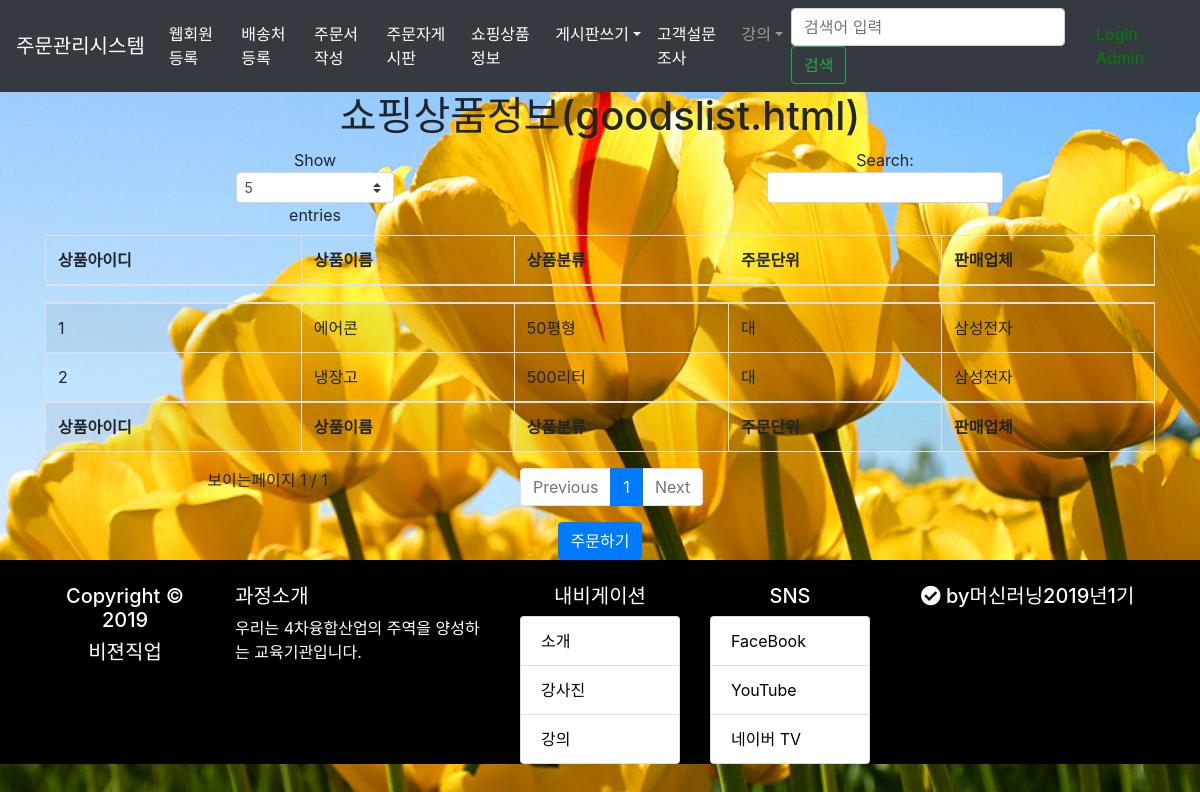
/ordersystem/goodslist/, run on the app's committed database.
### ordersystem/models.py (models this page shows, shortened)
class Goods(models.Model):#상품정보 -/상품번호/상품명,상품분류,주문단위,판매업체번호 (FK)
    goodName = models.CharField(max_length=100)
    classification = models.CharField(max_length=20) #상품분류 ~ 대,중,소, 500cc,1000cc etc
    orderUnit =  models.CharField(max_length=20) #주문단위 ~ 박스,개, ...
    enterprise_id = models.ForeignKey(Enterprise,on_delete=models.CASCADE) #>>>> FK

class Enterprise(models.Model):#업체정보  - /업체번호/사업자등록번호,업체명,업종코드,주소
    corporate_reg_no = models.CharField(max_length=50,unique=True,null=False)
    enterprise_name = models.CharField(max_length=50)
    industry_code = models.CharField(max_length=50)
    enterprise_address = models.CharField(max_length=200)

### ordersystem/views.py (the view)
# urls.py: path('goodslist/',views.goodslist,name='goodslist'),
def goodslist(request):
    goodsList = Goods.objects.all()
    return render(request,'ordersystem/goodslist.html',{'goodsList':goodsList})

### ordersystem/templates/ordersystem/goodslist.html
{% extends "base.html" %}
{% block content %}
	<div class="container" align="center">
		<h1>쇼핑상품정보(goodslist.html)</h1>
		<table id="example" class="table table-striped table-bordered"
			style="width: 100%">
			<thead>
				<th>상품아이디</th>
				<th>상품이름</th>
				<th>상품분류</th>
				<th>주문단위</th>
				<th>판매업체</th>
			</thead>
			<tbody>
				{% for good in goodsList %}
				<tr>
					<td>{{good.id}}</td>
					<td>{{good.goodName}}</td>
					<td>{{good.classification}}</td>
					<td>{{good.orderUnit}}</td>
					<td>{{good.enterprise_id.enterprise_name}}</td>
				</tr>
				{% endfor %}
			</tbody>
			<tfooter>
			<th>상품아이디</th>
				<th>상품이름</th>
				<th>상품분류</th>
				<th>주문단위</th>
				<th>판매업체</th>
			</tfooter>
		</table>
		<button type="button" class="btn btn-primary"
			onclick="location.href='/ordersystem/orderwrite'">주문하기</button>
	</div>
	{% endblock content %}

### static/css/boost.css (style rules this page uses)
* { font-family: 'Nanum Gothic'; }

### static/css/style.css (style rules this page uses)
body { background: white url("images/background.jpg") no-repeat; background-size: cover; }

### data on the page
Goods: id "1", goodName "에어콘", classification "50평형", orderUnit "대", enterprise_id.enterprise_name "삼성전자"
Goods: id "2", goodName "냉장고", classification "500리터", orderUnit "대", enterprise_id.enterprise_name "삼성전자"
